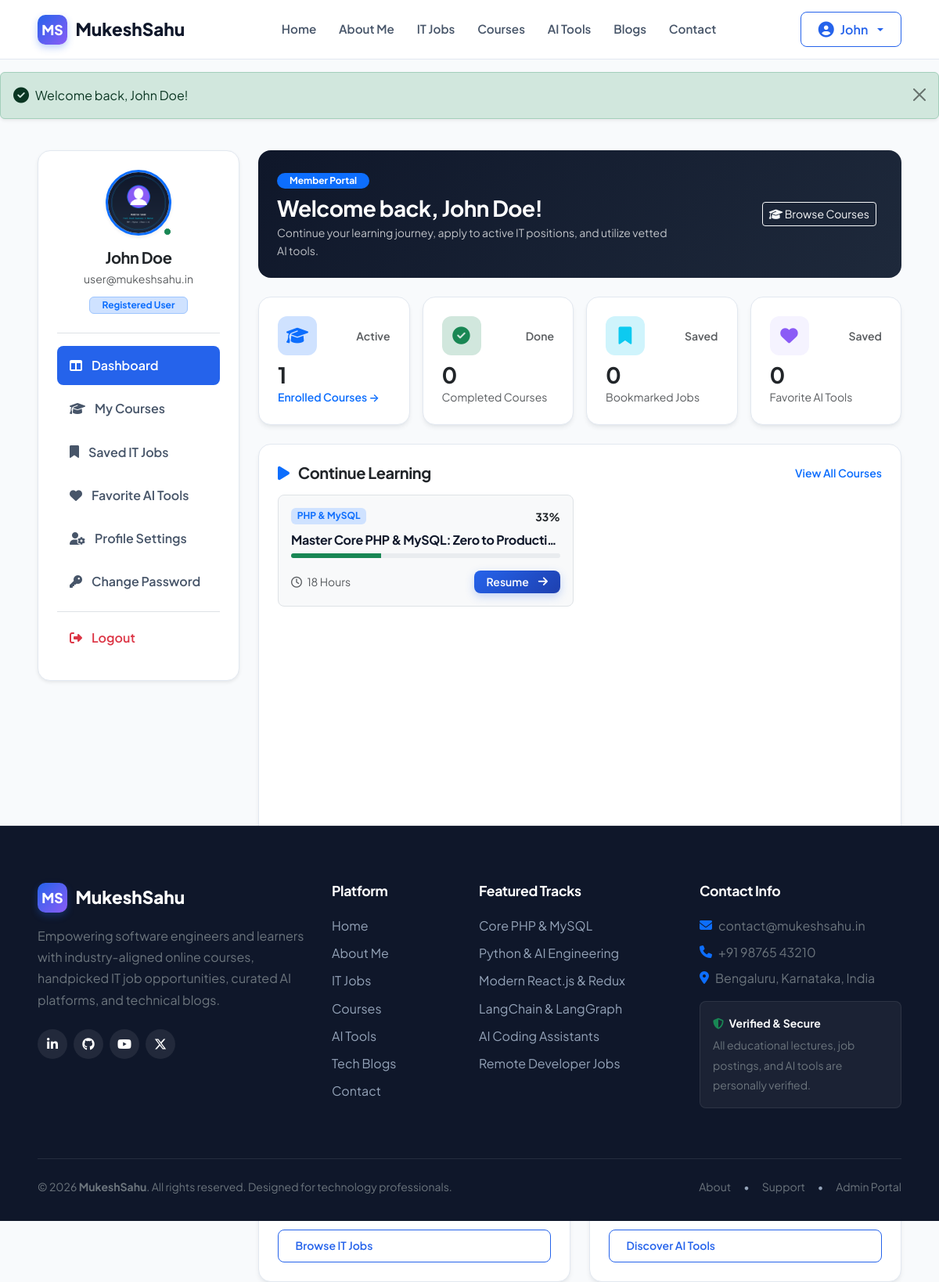
The page /user/dashboard.php (signed in) on the database its author committed.
### tables this page shows
CREATE TABLE `course_enrollments` (
    `id` INT UNSIGNED AUTO_INCREMENT PRIMARY KEY,
    `user_id` INT UNSIGNED NOT NULL,
    `course_id` INT UNSIGNED NOT NULL,
    `progress_percentage` DECIMAL(5,2) NOT NULL DEFAULT 0.00,
    `last_lecture_id` INT UNSIGNED NULL,
    `enrolled_at` TIMESTAMP DEFAULT CURRENT_TIMESTAMP,
    `last_accessed_at` TIMESTAMP DEFAULT CURRENT_TIMESTAMP ON UPDATE CURRENT_TIMESTAMP,
    `completed_at` DATETIME NULL,
    UNIQUE KEY `uk_user_course` (`user_id`, `course_id`),
    CONSTRAINT `fk_enrollments_user` FOREIGN KEY (`user_id`) REFERENCES `users` (`id`) ON DELETE CASCADE,
    CONSTRAINT `fk_enrollments_course` FOREIGN KEY (`course_id`) REFERENCES `courses` (`id`) ON DELETE CASCADE
);

CREATE TABLE `course_categories` (
    `id` INT UNSIGNED AUTO_INCREMENT PRIMARY KEY,
    `name` VARCHAR(100) NOT NULL,
    `slug` VARCHAR(120) NOT NULL UNIQUE,
    `description` TEXT NULL,
    `icon` VARCHAR(50) DEFAULT 'fa-graduation-cap',
    `status` ENUM('active', 'inactive') NOT NULL DEFAULT 'active',
    `created_at` TIMESTAMP DEFAULT CURRENT_TIMESTAMP
);

CREATE TABLE `courses` (
    `id` INT UNSIGNED AUTO_INCREMENT PRIMARY KEY,
    `category_id` INT UNSIGNED NOT NULL,
    `title` VARCHAR(255) NOT NULL,
    `slug` VARCHAR(255) NOT NULL UNIQUE,
    `thumbnail` VARCHAR(255) NULL,
    `description` LONGTEXT NOT NULL,
    `instructor_name` VARCHAR(120) NOT NULL DEFAULT 'Mukesh Sahu',
    `skill_level` ENUM('Beginner', 'Intermediate', 'Advanced', 'All Levels') NOT NULL DEFAULT 'Beginner',
    `duration` VARCHAR(80) NOT NULL,
    `total_lectures` INT UNSIGNED NOT NULL DEFAULT 0,
    `language` VARCHAR(50) NOT NULL DEFAULT 'English & Hindi',
    `playlist_url` VARCHAR(500) NULL,
    `is_featured` TINYINT(1) NOT NULL DEFAULT 0,
    `status` ENUM('published', 'draft', 'archived') NOT NULL DEFAULT 'published',
    `created_by` INT UNSIGNED NULL,
    `created_at` TIMESTAMP DEFAULT CURRENT_TIMESTAMP,
    `updated_at` TIMESTAMP DEFAULT CURRENT_TIMESTAMP ON UPDATE CURRENT_TIMESTAMP,
    CONSTRAINT `fk_courses_category` FOREIGN KEY (`category_id`) REFERENCES `course_categories` (`id`) ON DELETE RESTRICT,
    CONSTRAINT `fk_courses_user` FOREIGN KEY (`created_by`) REFERENCES `users` (`id`) ON DELETE SET NULL,
    INDEX `idx_courses_featured` (`is_featured`),
    INDEX `idx_courses_status` (`status`)
);

### user/dashboard.php (the view, shortened to what the rows shown need)
<?php
$userId = current_user_id();
$db = get_db();
$enrolledStmt = $db->prepare("
    SELECT e.*, c.title, c.slug, c.thumbnail, c.duration, c.total_lectures, cat.name AS category_name,
           (SELECT cl.id FROM course_lectures cl WHERE cl.course_id = c.id ORDER BY cl.order_index ASC LIMIT 1) AS first_lecture_id
    FROM course_enrollments e
    JOIN courses c ON e.course_id = c.id
    JOIN course_categories cat ON c.category_id = cat.id
    WHERE e.user_id = :uid
    ORDER BY e.last_accessed_at DESC
    LIMIT 4
");
$enrolledStmt->execute([':uid' => $userId]);
$enrolledCourses = $enrolledStmt->fetchAll();
require_once __DIR__ . '/../includes/header.php';
?>
<div class="container-fluid px-3 px-md-4 px-xl-5 py-4">
    <div class="row g-4">
        <div class="col-lg-9 col-xl-9 col-xxl-10">
            <div class="p-4 rounded-4 mb-4" style="background: linear-gradient(135deg, #0f172a, #1e293b); color: #fff;">
                <div class="row align-items-center">
                    <div class="col-md-8">
                        <h2 class="fs-3 fw-bold text-white mb-1">Welcome back, <?= e(current_user()['name']) ?>!</h2>
                    </div>
                </div>
            </div>
            <div class="custom-card p-4 mb-4">
                <?php if (!empty($enrolledCourses)): ?>
                    <div class="row g-3">
                        <?php foreach ($enrolledCourses as $course):
                            $targetLectureId = $course['last_lecture_id'] ?: $course['first_lecture_id'];
                            $perc = (float)$course['progress_percentage'];
                        ?>
                            <div class="col-md-6">
                                <div class="p-3 bg-light rounded-3 border">
                                    <div class="d-flex justify-content-between align-items-start mb-2">
                                        <span class="badge bg-primary-subtle text-primary"><?= e($course['category_name']) ?></span>
                                        <span class="small fw-bold text-dark"><?= round($perc) ?>%</span>
                                    </div>
                                    <h6 class="fw-bold mb-2 text-truncate" title="<?= e($course['title']) ?>">
                                        <?= e($course['title']) ?>
                                    </h6>
                                    <div class="progress mb-3" style="height: 6px;">
                                        <div class="progress-bar bg-success" role="progressbar" style="width: <?= $perc ?>%;" aria-valuenow="<?= $perc ?>" aria-valuemin="0" aria-valuemax="100"></div>
                                    </div>
                                    <div class="d-flex justify-content-between align-items-center">
                                        <span class="small text-muted"><i class="fa-regular fa-clock me-1"></i> <?= e($course['duration']) ?></span>
                                        <a href="<?= APP_URL ?>/watch.php?course_id=<?= $course['course_id'] ?><?= $targetLectureId ? '&lecture_id=' . $targetLectureId : '' ?>" class="btn btn-sm btn-primary-custom py-1 px-3">
                                            <?= $perc > 0 ? 'Resume' : 'Start' ?> <i class="fa-solid fa-arrow-right ms-1"></i>
                                        </a>
                                    </div>
                                </div>
                            </div>
                        <?php endforeach; ?>
                    </div>
                <?php endif; ?>
            </div>
        </div>
    </div>
</div>
<?php require_once __DIR__ . '/../includes/footer.php'; ?>

### rows shown on the page
course_enrollments: course_categories.name "PHP & MySQL", progress_percentage "33", course.title "Master Core PHP & MySQL: Zero to Producti…", course.duration "18 Hours", shows "Resume"

### other values the page prints
get_setting('site_name', 'MukeshSahu') "MukeshSahu"
explode(' ', $user['name'] ?? 'User')[0] "John"
$msg['message'] "Welcome back, John Doe!"
$user['name'] "John Doe"
$user['email'] "user@mukeshsahu.in"
$user['role_name'] "Registered User"
current_user()['name'] "John Doe"
$enrolledCount "1"
$completedCount "0"
$savedJobsCount "0"
$savedToolsCount "0"
$siteEmail "contact@mukeshsahu.in"
$sitePhone "+91 98765 43210"
$siteAddress "Bengaluru, Karnataka, India"
